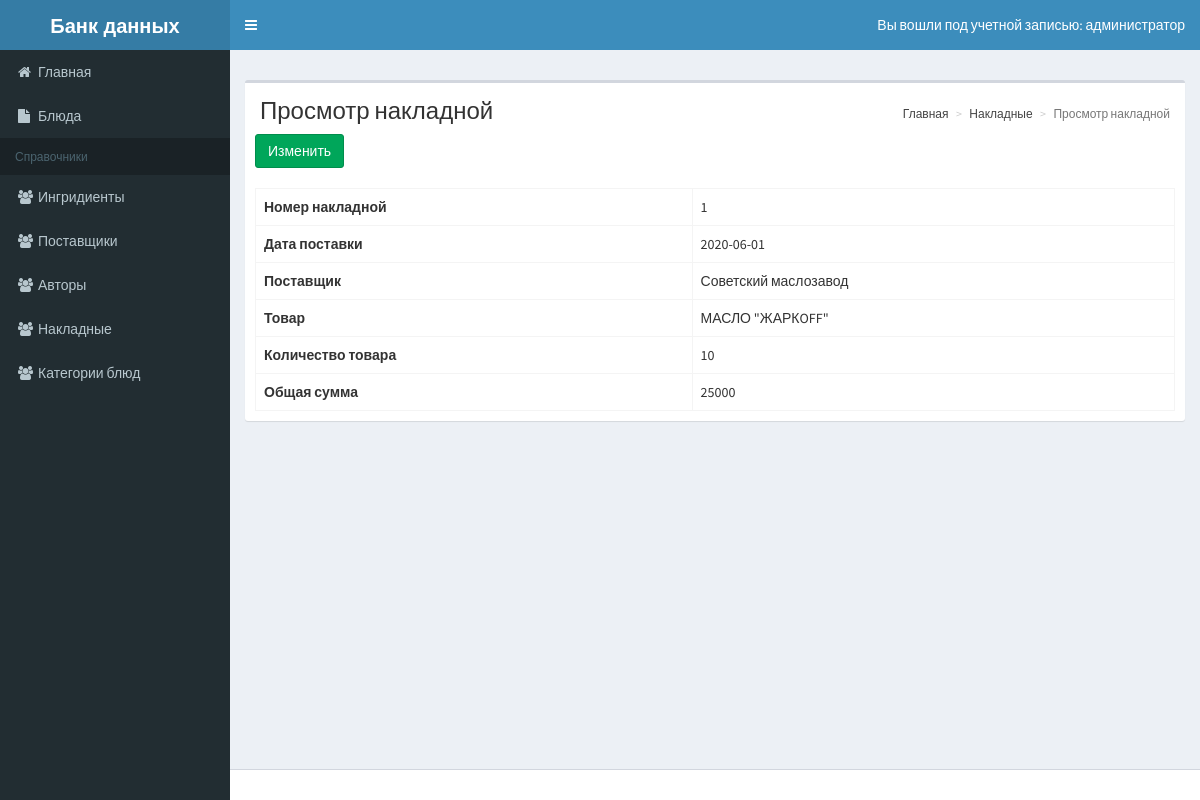
The page /project/view-invoice.php?id=1 (signed in) on the database its author committed.
### tables this page shows
CREATE TABLE `invoice` (
  `invoice_id` int(11) NOT NULL,
  `data` date NOT NULL,
  `provider_id` int(11) NOT NULL,
  `price` int(11) NOT NULL,
  `quantity` int(11) NOT NULL
);

CREATE TABLE `provider` (
  `provider_id` int(11) NOT NULL,
  `name` varchar(20) NOT NULL,
  `adress` varchar(50) NOT NULL,
  `tel` varchar(12) NOT NULL
);

CREATE TABLE `ingridient` (
  `ingridient_id` int(11) NOT NULL,
  `name` varchar(50) NOT NULL,
  `calory` int(11) NOT NULL,
  `invoice_id` int(11) NOT NULL
);

### project/classes/BaseMap.php (called while the page is built, shortened)
<?php
abstract class BaseMap extends Config{
function __construct()
{
try{
    $this->db = new PDO('mysql:host='.self::HOST.';dbname='.self::DB_NAME,self::DB_USER,self::DB_PASSWORD);
    }
    catch(PDOException $e) {
        echo $e->getMessage();
    }
    catch (Exception $ex) {
}
}}

### project/classes/Helper.php (called while the page is built, shortened)
<?php
class Helper {
    public static function clearInt($str){
        return (int)$str;
    }
foreach ($options as $option) { ?>
<?php }
}

### project/classes/InvoiceMap.php (called while the page is built, shortened)
<?php
class InvoiceMap extends BaseMap{
public function findViewById($id=null){
if ($id) {
$res = $this->db->query("SELECT invoice.invoice_id,invoice.data,invoice.price,invoice.quantity,provider.name as provider,ingridient.name as ingridient
    FROM invoice
    INNER JOIN provider on invoice.provider_id=provider.provider_id
    INNER JOIN ingridient on invoice.invoice_id=ingridient.invoice_id
    WHERE invoice.invoice_id =$id");
return $res->fetch(PDO::FETCH_OBJ);
}
return false;
}
}

### project/view-invoice.php (the view, shortened to what this page needs)
<?php
if (isset($_GET['id'])) {
$id = Helper::clearInt($_GET['id']);
$invoice = (new InvoiceMap())->findViewById($id);
$header = 'Просмотр накладной';
require_once 'template/header.php';
?>
<div class="row">
<div class="col-xs-12">
<div class="box">
<section class="content-header">
<h1><?= $header; ?></h1>
<ol class="breadcrumb">
<li><a href="index.php"><i class="fafa-dashboard"></i> Главная</a></li>
<li><a href="list-invoice.php">Накладные</a></li>
<li class="active"><?= $header; ?></li>
</ol>
</section>
<div class="box-body">
<a class="btn btn-success" href="add-invoice.php?id=<?= $id; ?>">Изменить</a>
</div>
<div class="box-body">
<table class="table table-bordered table-hover">
<tr>
<th>Номер накладной</th>
<td><?= $invoice->invoice_id; ?></td>
</tr>
<tr>
<th>Дата поставки</th>
<td><?= $invoice->data; ?></td>
</tr>
<tr>
<th>Поставщик</th>
<td><?=($invoice->provider);?></td>
</tr>
<tr>
<th>Товар</th>
<td><?=($invoice->ingridient);?></td>
</tr>
<tr>
<th>Количество товара</th>
<td><?=($invoice->quantity);?></td>
</tr>
<tr>
<th>Общая сумма</th>
<td><?=($invoice->price);?></td>
</tr>
</table>
</div>
</div>
</div>
</div>
<?php
}
require_once 'template/footer.php';
?>

### rows shown on the page
invoice: invoice_id "1", data "2020-06-01", provider.name "Советский маслозавод", ingridient.name "МАСЛО \"ЖАРКOFF\"", quantity "10", price "25000"

### other values the page prints
$_SESSION['roleName'] "администратор"
$header "Просмотр накладной"
